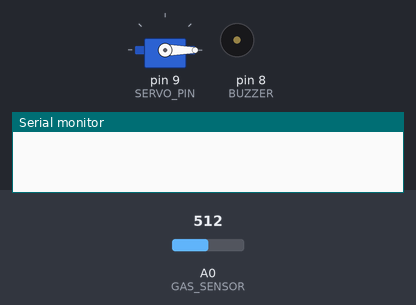
A sketch run on a simulated Arduino Uno, built with avr-gcc and run on an emulated ATmega328P. Shown: servo, buzzer (waves = sounding, pin HIGH), the last lines printed to the serial monitor. Inputs (shaded band) come from the test bench; at power-on: A0 (GAS_SENSOR) = 512. The modem accepts every AT command (registered, SIM ready, sends succeed) and sends nothing else.

Above: at 0.1 s.
At 4.1 s:
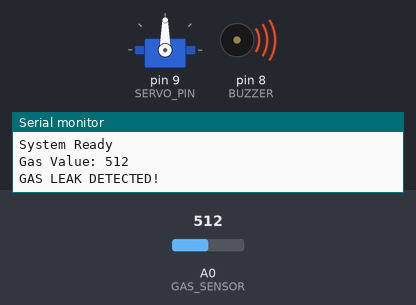
At 35.1 s:
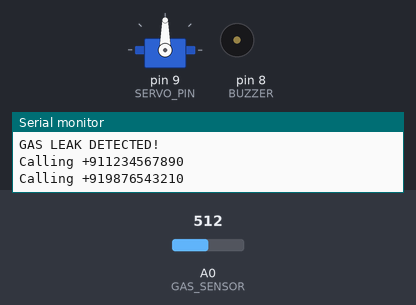
Timing chart, 0 to 36.6 s (numbered marks = the images above):
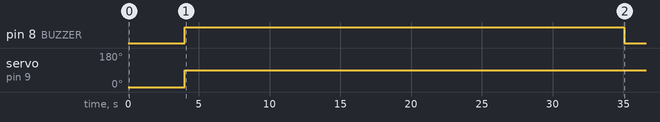

The sketch:

Code.ino
```cpp
#include <SoftwareSerial.h>
#include <Servo.h>

/* -------- PIN DEFINITIONS -------- */
#define GAS_SENSOR   A0
#define SERVO_PIN    9
#define BUZZER       8

#define GSM_RX       2   // Arduino RX ← GSM TX
#define GSM_TX       3   // Arduino TX → GSM RX

/* -------- OBJECTS -------- */
SoftwareSerial gsm(GSM_RX, GSM_TX);
Servo gasServo;

/* -------- PHONE NUMBERS -------- */
const char user1[] = "+911234567890";   // Replace
const char user2[] = "+919876543210";   // Replace

/* -------- SETTINGS -------- */
int gasThreshold = 400;   // Adjust after calibration
bool gasDetected = false;

void setup() {
  Serial.begin(9600);
  gsm.begin(9600);

  pinMode(BUZZER, OUTPUT);
  digitalWrite(BUZZER, LOW);

  gasServo.attach(SERVO_PIN);
  gasServo.write(0);   // 0° = Gas ON position

  delay(3000);

  Serial.println("System Ready");
  gsm.println("AT");
  delay(1000);
}

void loop() {
  int gasValue = analogRead(GAS_SENSOR);
  Serial.print("Gas Value: ");
  Serial.println(gasValue);

  if (gasValue > gasThreshold && !gasDetected) {
    gasDetected = true;
    emergencyAction();
  }

  delay(1000);
}

/* -------- EMERGENCY FUNCTION -------- */
void emergencyAction() {
  Serial.println("GAS LEAK DETECTED!");

  // Buzzer ON
  digitalWrite(BUZZER, HIGH);

  // Turn OFF gas regulator
  gasServo.write(90);   // 90° = Gas OFF
  delay(1000);

  // Call User 1
  makeCall(user1);
  delay(15000);

  // Call User 2
  makeCall(user2);
  delay(15000);

  digitalWrite(BUZZER, LOW);
}

/* -------- CALL FUNCTION -------- */
void makeCall(const char* number) {
  gsm.print("ATD");
  gsm.print(number);
  gsm.println(";");
  Serial.print("Calling ");
  Serial.println(number);
}
```

Measured:
- by itself, pin 8 (BUZZER): LOW → HIGH at 4.0 s, → LOW 31.0 s later
- by itself, servo on pin 9 (SERVO_PIN): 0° → 90° at 4.0 s
